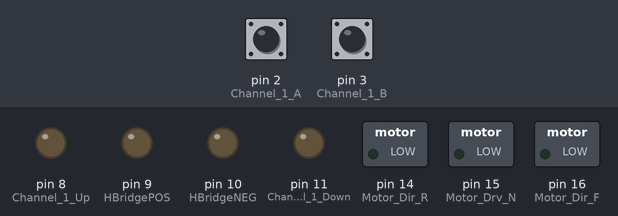
Bench run of a sketch on a simulated Arduino Uno, built with avr-gcc and run on an emulated ATmega328P. On the bench: switched loads named in the sketch (green lamp = pin HIGH), output pins drawn as LEDs (lit = HIGH). The inputs (shaded band) are chosen by the test bench; at power-on: pin 2 (Channel_1_A) HIGH, pin 3 (Channel_1_B) HIGH.

Above: at 1.2 s.
1.3 s: pin 2 (Channel_1_A) pulled LOW for 0.15 s
At 2.1 s:
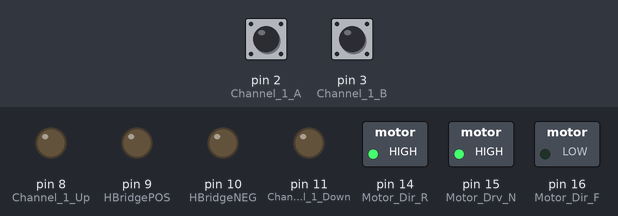
2.9 s: pin 3 (Channel_1_B) pulled LOW for 1 s
At 4.6 s:
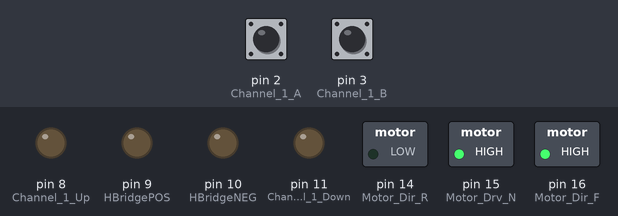
5.4 s: pin 3 (Channel_1_B) pulled LOW for 3.2 s
At 5.7 s:
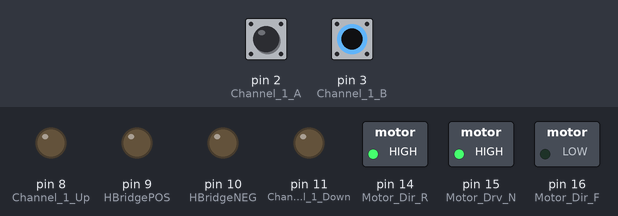
10.1 s: pin 2 (Channel_1_A) pulled LOW for 1 s
At 12.5 s:
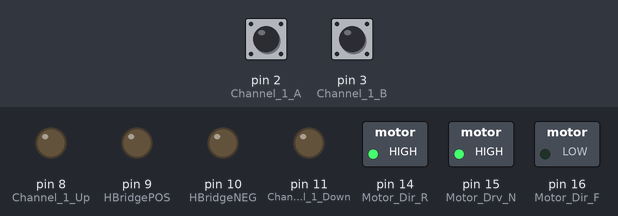
Timing chart, 0 to 13.6 s (numbered marks = the images above; inputs shaded):
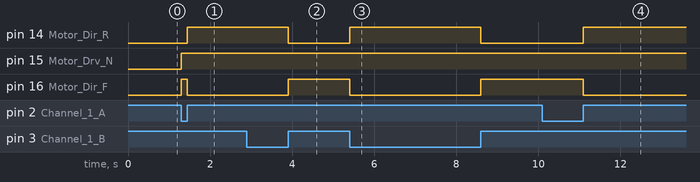

The sketch:

NEMA_Test1_fw_v01.ino
```cpp
// MEMA Motor Driver Demo Firmware

// Signals:
//   Encoder: A=D2, B=D3, UP LED=D8, DOWN LED=D11.
//   H-Bridge (PWM): HBridgePos=D9, HBridgeNeg=D10.

//   B (digital pin 8 to 13)
//   C (analog input pins)
//   D (digital pins 0 to 7)

#define FirmwareVersion 1.04
#define LEDWidth 2

#define Pin1A 4        // D2 Encoder input A
#define Pin1B 8        // D3 Encoder input B

#define Up 1           // D8 Up LED
#define Down 8         // D11 Down LED
#define Error 64       // D13 On-Board LED

#define Motor_Dir_R 14 // Direction Reverse to NEMA controller
#define Motor_Drv_N 15  // Motor drive pulse (low) to NEMA controller
#define Motor_Dir_F 16 // Direction Forward to NEMA controller

#define HBridgePOS  9  // D9 H-Bridge positive drive
#define HBridgeNEG 10  // D10 H-Bridge negative drive

#define Resolution  4  // Results in 4 total turns

int MaxCount = (256 << Resolution) - 1; // Total +/- counts
int Value  = 0;
int PWMValue = 0;
int LEDCount1 = 0;

int oldState1 = 0;
int newState1 = 0;
int Changed = 1;

void setup()
 {
   pinMode(2, INPUT_PULLUP); // Channel 1 A
   pinMode(3, INPUT_PULLUP); // Channel 1 B
   pinMode(8, OUTPUT);       // Channel 1 Up
   pinMode(11, OUTPUT);      // Channel 1 Down

   pinMode(9, OUTPUT);       // H-Bridge Positive (PWM)
   pinMode(10, OUTPUT);      // H-Bridge Negative (PWM)

   pinMode(14, OUTPUT);      // Motor Reverse Direction
   pinMode(15, OUTPUT);      // Motor Drive Pulse
   pinMode(16, OUTPUT);      // Motor Forward Direction

   PORTB = 0;                      // Reset LEDs.
   digitalWrite (Motor_Dir_F,LOW);
   digitalWrite (Motor_Dir_R,LOW);

   newState1 = PIND & (Pin1A | Pin1B); // Initial state
 }

void loop ()
 {
   // Quadrature decoder.

   oldState1 = newState1;
   newState1 = PIND & (Pin1A | Pin1B);

   if (oldState1 == 0)
     {
       if (newState1 == 0) {}        // No change.
       else if (newState1 == Pin1A)
         {
           Value++;       // Increment position.
           if (Value > MaxCount) Value = MaxCount;
           LEDCount1 = LEDWidth;
           PORTB = Up;
           digitalWrite (Motor_Dir_F,HIGH);
           digitalWrite (Motor_Dir_R,LOW);
           digitalWrite (Motor_Drv_N,LOW);
           delayMicroseconds(10);
           digitalWrite (Motor_Drv_N,HIGH);
           Changed = 1;
         }
       else if (newState1 == Pin1B)
         {
           Value--;       // Decrement position.
           if (Value < -MaxCount) Value = -MaxCount;
           LEDCount1 = LEDWidth;
           PORTB = Down;
           digitalWrite (Motor_Dir_F,LOW);
           digitalWrite (Motor_Dir_R,HIGH);
           digitalWrite (Motor_Drv_N,LOW);
           delayMicroseconds(10);
           digitalWrite (Motor_Drv_N,HIGH);
           Changed = 1;
         }
       else  PORTB = Error;   // Set Error LED.
     }
   else if (oldState1 == Pin1A)
     {
       if (newState1 == Pin1A) {}        // No change.
       else if (newState1 == 0)
         {
           Value--;       // Decrement position.
           if (Value < -MaxCount) Value = -MaxCount;
           LEDCount1 = LEDWidth;
           PORTB = Down;
           digitalWrite (Motor_Dir_F,LOW);
           digitalWrite (Motor_Dir_R,HIGH);
           digitalWrite (Motor_Drv_N,LOW);
           delayMicroseconds(10);
           digitalWrite (Motor_Drv_N,HIGH);
           Changed = 1;
         }
       else if (newState1 == (Pin1A | Pin1B))
         {
           Value++;       // Increment position.
           if (Value > MaxCount) Value = MaxCount;
           LEDCount1 = LEDWidth;
           PORTB = Up;
           digitalWrite (Motor_Dir_F,HIGH);
           digitalWrite (Motor_Dir_R,LOW);
           digitalWrite (Motor_Drv_N,LOW);
           delayMicroseconds(10);
           digitalWrite (Motor_Drv_N,HIGH);
           Changed = 1;
         }
       else  PORTB = Error;   // Set Error LED.
     }
   else if (oldState1 == Pin1B)
     {
       if (newState1 == Pin1B) {}        // No change.
       else if (newState1 == 0)
         {
           Value++;       // Increment position.
           if (Value > MaxCount) Value = MaxCount;
           LEDCount1 = LEDWidth;
           PORTB = Up;
           digitalWrite (Motor_Dir_F,HIGH);
           digitalWrite (Motor_Dir_R,LOW);
           digitalWrite (Motor_Drv_N,LOW);
           delayMicroseconds(10);
           digitalWrite (Motor_Drv_N,HIGH);
           Changed = 1;
         }
       else if (newState1 == (Pin1A | Pin1B))
         {
           Value--;       // Decrement position.
           if (Value < -MaxCount) Value = -MaxCount;
           LEDCount1 = LEDWidth;
           PORTB = Down;
           digitalWrite (Motor_Dir_F,LOW);
           digitalWrite (Motor_Dir_R,HIGH);
           digitalWrite (Motor_Drv_N,LOW);
           delayMicroseconds(10);
           digitalWrite (Motor_Drv_N,HIGH);           Changed = 1;
         }
       else  PORTB = Error;   // Set Error LED.
     }
   else if (oldState1 == (Pin1A | Pin1B))
     {
       if (newState1 == (Pin1A | Pin1B)) {}        // No change.
       else if (newState1 == Pin1B)
         {
           Value++;       // Increment position.
           if (Value > MaxCount) Value = MaxCount;
           LEDCount1 = LEDWidth;
           PORTB = Up;
           digitalWrite (Motor_Dir_F,HIGH);
           digitalWrite (Motor_Dir_R,LOW);
           digitalWrite (Motor_Drv_N,LOW);
           delayMicroseconds(10);
           digitalWrite (Motor_Drv_N,HIGH);           Changed = 1;
         }
       else if (newState1 == Pin1A)
         {
           Value--;       // Decrement position.
           if (Value < -MaxCount) Value = -MaxCount;
           LEDCount1 = LEDWidth;
           PORTB = Down;
           digitalWrite (Motor_Dir_F,LOW);
           digitalWrite (Motor_Dir_R,HIGH);
           digitalWrite (Motor_Drv_N,LOW);
           delayMicroseconds(10);
           digitalWrite (Motor_Drv_N,HIGH);           Changed = 1;
         }
       else PORTB = Error;   // Set Error LED.
     }

    // Up/down LED for demo version.

    if (LEDCount1 > 0)
      {
      	LEDCount1--;
      }
    else
      {
      	PORTB = 0;
      }


    // Update PWM Outputs.

    if (Changed != 0)
      {
        if (Value >= 0)
          {
            PWMValue = ((Value >> Resolution)) & 255;
            analogWrite(HBridgePOS,PWMValue); // H-Bridge positive drive
            analogWrite(HBridgeNEG,0);        // H-Bridge negative zeroed
          }
        else
          {
            PWMValue = ((-Value >> Resolution)) & 255;
            analogWrite(HBridgeNEG,PWMValue); // H-Bridge negative drive
            analogWrite(HBridgePOS,0);        // H-Bridge positive drive zeroes
          }
      }
 }
```

Measured:
- after the input at 1.3 s, pin 14 (Motor_Dir_R): LOW → HIGH after 0.15 s; pin 15 (Motor_Drv_N): LOW → HIGH at once; pin 16 (Motor_Dir_F): LOW → HIGH at once, → LOW 0.15 s later
- after the input at 2.9 s, pin 14 (Motor_Dir_R): HIGH → LOW after 1.0 s; pin 16 (Motor_Dir_F): LOW → HIGH after 1.0 s
- after the input at 5.4 s, pin 14 (Motor_Dir_R): LOW → HIGH at once, → LOW 3.2 s later; pin 16 (Motor_Dir_F): HIGH → LOW at once, → HIGH 3.2 s later
- after the input at 10.1 s, pin 14 (Motor_Dir_R): LOW → HIGH after 1.0 s; pin 16 (Motor_Dir_F): HIGH → LOW after 1.0 s
